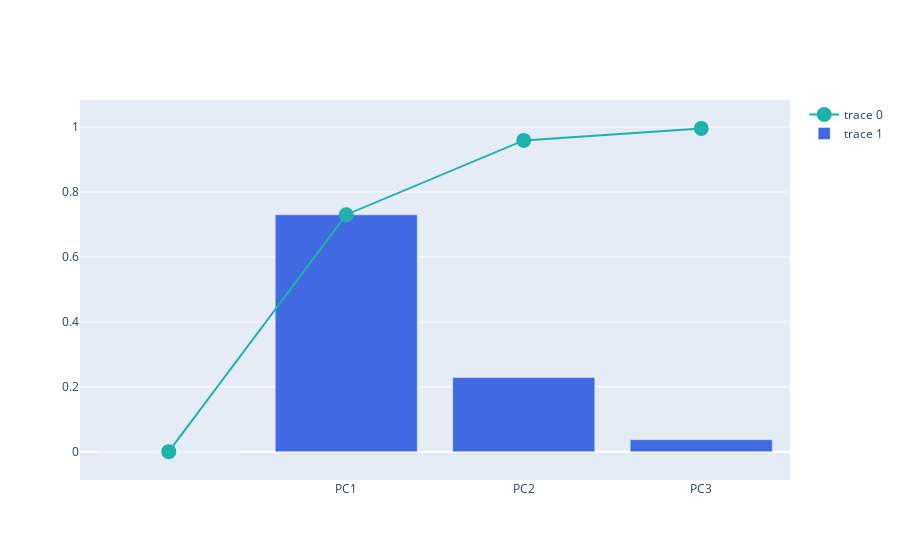

Notebook code cell kept with this figure:
### Markdown cell above
##### 3.2.4.2. Explained Variance + Cumulative Variance

### Code cell
# https://plotly.com/python/creating-and-updating-figures/

import plotly.graph_objects as go

fig = go.Figure()

fig.add_trace(
    go.Scatter(
        x=df_explained_variance['PC'],
        y=df_explained_variance['Cumulative Variance'],
        marker=dict(size=15, color="LightSeaGreen")
    ))

fig.add_trace(
    go.Bar(
        x=df_explained_variance['PC'],
        y=df_explained_variance['Explained Variance'],
        marker=dict(color="RoyalBlue")
    ))

fig.show()

### Figure 1 — Plotly figure (JSON) as saved in the notebook; plotly's stock layout.template omitted (floating-point values rounded to 4 significant figures)
{"data": [{"marker": {"color": "LightSeaGreen", "size": 15}, "type": "scatter", "x": ["", "PC1", "PC2", "PC3"], "y": [0, 0.73, 0.959, 0.996]}, {"marker": {"color": "RoyalBlue"}, "type": "bar", "x": ["", "PC1", "PC2", "PC3"], "y": [0, 0.7296, 0.2285, 0.03669]}], "layout": {"autosize": true, "xaxis": {"autorange": true, "range": [-0.971, 3.971], "type": "category"}, "yaxis": {"autorange": true, "range": [-0.1278, 1.124], "type": "linear"}}}
